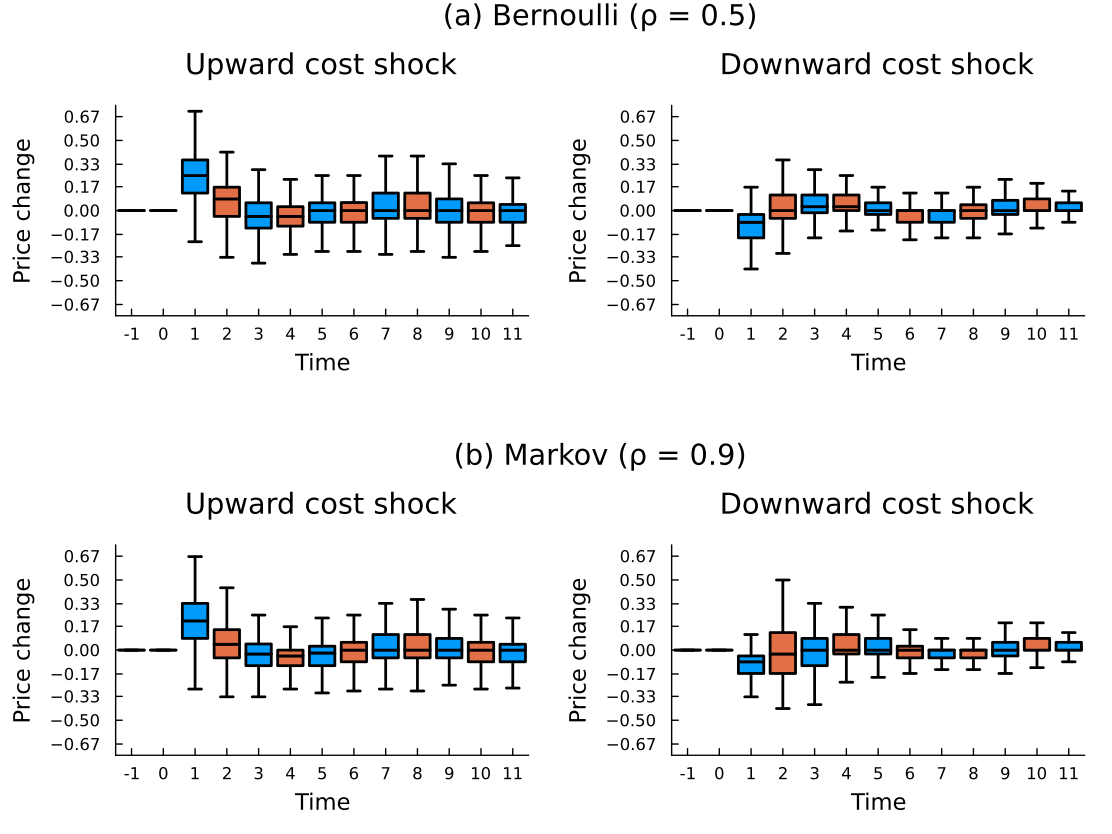

The Julia source for this figure:

#################################################
## FIGURE 3: Impulse response after cost shock ##
#################################################

# set working directory
root_dir = ".../code_IJIO/";
code_dir = joinpath(root_dir, "code");
figure_table_appendix_dir = joinpath(root_dir, "figures_tables_appendix");
data_dir = joinpath(root_dir, "data_simulation");

cd(figure_table_appendix_dir);


# load packages
using Pkg
required_packages = ["Random", "Plots", "StatsPlots", "Statistics", "DelimitedFiles","LinearAlgebra", "NaNStatistics","Serialization","JLD2","Revise","Measures"]
for pkg in required_packages
    try
        @eval using $(Symbol(pkg))
    catch
        println("Installing missing package: $pkg")
        Pkg.add(pkg)
        @eval using $(Symbol(pkg))
    end
end

# load data 
include(joinpath(code_dir, "init_stochastic.jl"));
@load joinpath(data_dir, "outcomes_stochastic.jld2") game Q_matrix profits actions cost t_final bf;


include("cost_shock_analysis.jl")
T=20;
price_serie_mean, p_serie_mean, p_diff = cost_shock_analysis(game, bf, T)



Y = Array{Any}(undef, game.dim_C, game.dim_rho);
tt=["Upward cost shock" "Downward cost shock"; "Upward cost shock" "Downward cost shock"];
default_blue = palette(:auto)[1];
default_red = palette(:auto)[2];



for c=1:game.dim_C
    for r=1:game.dim_rho
        Y[c,r]=boxplot(collect(1:2:T-7)',p_diff[1,1:2:T-7,:,c,r]',fillcolor=default_blue,markeralpha=0,legend=false,ylim=(-0.75,0.75),linewidth=2,title=tt[r,c],xticks = (1:15, -2:12),xlim=(1,13),linecolor=:black,xlabel="Time", ylabel="Price change")
        boxplot!(collect(2:2:T)',p_diff[2,2:2:T,:,c,r]',fillcolor=default_red,markeralpha=0,legend=false,grid=false,yticks=(round.(collect(-1 : 2/game.k : 1), digits=2)),linewidth=2,xticks = (1:13, -1:11),xlim=(.5,13.5),linecolor=:black,xlabel="Time", ylabel="Price change")
    end
end


title1 = plot(title = "(a) Bernoulli (ρ = $(game.rho[1]))", grid = false, showaxis = false, bottom_margin = -40Plots.px)
title2 = plot(title = "(b) Markov (ρ = $(game.rho[2]))", grid = false, showaxis = false, bottom_margin = -40Plots.px)
title3 = plot(title = "", grid = false, showaxis = false, bottom_margin = -50Plots.px)
combined_plot=plot(title1, Y[1,1], Y[2,1], title3, title2, Y[1,2], Y[2,2], layout = @layout([A{0.02h}; [B C]; D{0.1h}; E{0.02h}; [F G]]), grid = false,margin=3mm)
plot!(combined_plot, size=(800, 600), xlim=(0.5, 13.5))
savefig("figure_C3.pdf")
